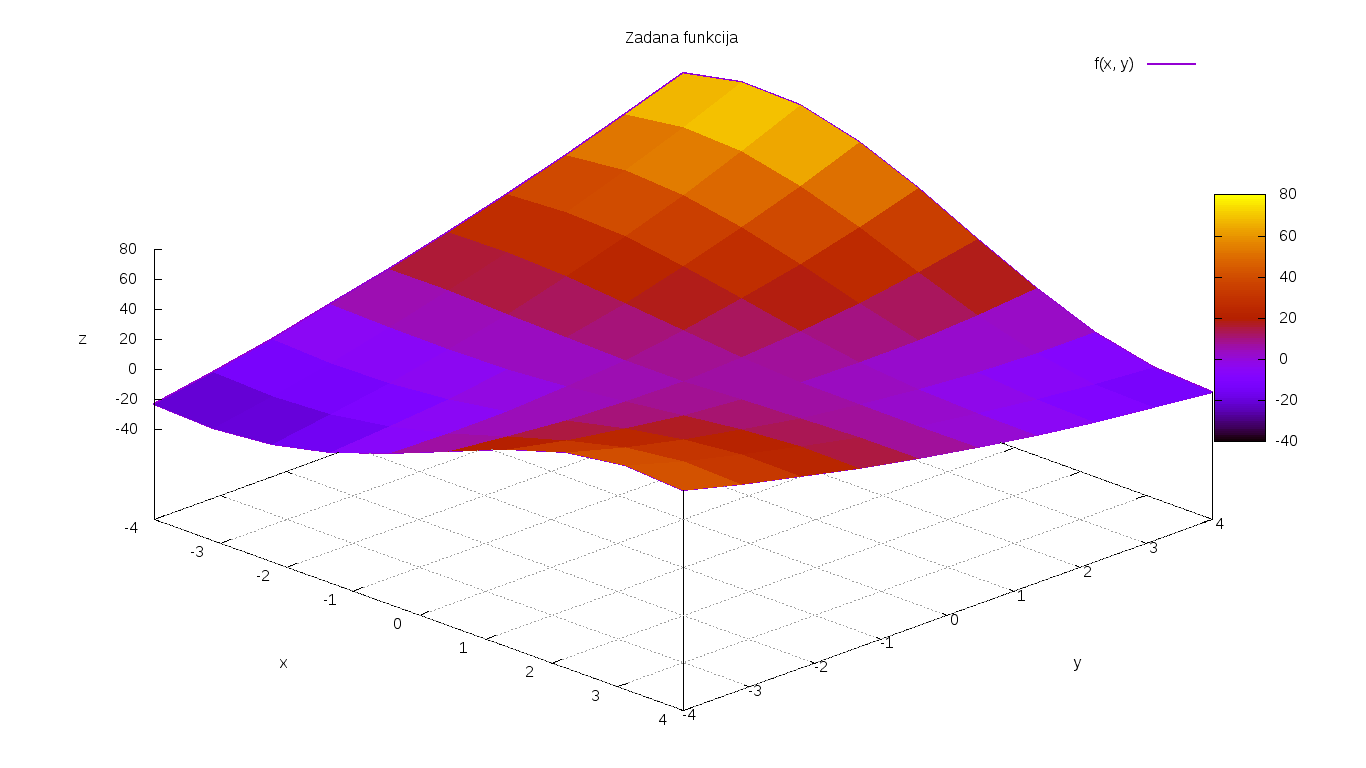

Write the gnuplot code that produced this figure.
set pm3d
set hidden3d
set grid
set title "Zadana funkcija"
set xlabel "x"
set ylabel "y"
set zlabel "z"
set view 45,45
set terminal png size 1366,768
set output "task_03.png"
splot [-4:4] [-4:4] ((x - 1)**2 + (y + 2)**2 - 5 * x * y + 3) * cos(x/5)**2 lw 2 title "f(x, y)" with lines
